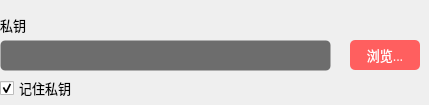
                <widget class="QWidget" name="tab_secretkey">
                 <attribute name="title">
                  <string>   公钥   </string>
                 </attribute>
                 <widget class="QLabel" name="label_zk_host_5">
                  <property name="geometry">
                   <rect>
                    <x>0</x>
                    <y>10</y>
                    <width>39</width>
                    <height>30</height>
                   </rect>
                  </property>
                  <property name="font">
                   <font>
                    <family>OPPOSans B</family>
                    <pointsize>10</pointsize>
                   </font>
                  </property>
                  <property name="text">
                   <string>私钥</string>
                  </property>
                 </widget>
                 <widget class="QLineEdit" name="lineEdit_zk_port_8">
                  <property name="geometry">
                   <rect>
                    <x>0</x>
                    <y>40</y>
                    <width>331</width>
                    <height>31</height>
                   </rect>
                  </property>
                  <property name="minimumSize">
                   <size>
                    <width>0</width>
                    <height>30</height>
                   </size>
                  </property>
                  <property name="font">
                   <font>
                    <family>OPPOSans B</family>
                    <pointsize>10</pointsize>
                   </font>
                  </property>
                  <property name="styleSheet">
                   <string notr="true">background-color: rgb(25, 25, 25, 155);
border: 1px solid rgba(255, 255, 255, 0);
border-radius: 5px;
padding-left:10px;
padding-right:10px;</string>
                  </property>
                  <property name="text">
                   <string/>
                  </property>
                  <property name="echoMode">
                   <enum>QLineEdit::Normal</enum>
                  </property>
                 </widget>
                 <widget class="QToolButton" name="toolButton_browse">
                  <property name="geometry">
                   <rect>
                    <x>350</x>
                    <y>40</y>
                    <width>70</width>
                    <height>30</height>
                   </rect>
                  </property>
                  <property name="sizePolicy">
                   <sizepolicy hsizetype="Expanding" vsizetype="Expanding">
                    <horstretch>0</horstretch>
                    <verstretch>0</verstretch>
                   </sizepolicy>
                  </property>
                  <property name="minimumSize">
                   <size>
                    <width>70</width>
                    <height>30</height>
                   </size>
                  </property>
                  <property name="maximumSize">
                   <size>
                    <width>70</width>
                    <height>30</height>
                   </size>
                  </property>
                  <property name="font">
                   <font>
                    <family>OPPOSans B</family>
                    <pointsize>10</pointsize>
                    <stylestrategy>PreferAntialias</stylestrategy>
                   </font>
                  </property>
                  <property name="styleSheet">
                   <string notr="true">QToolButton {
	color: rgb(255, 255, 255);
	background-color: rgb(255, 95, 95);
	border-radius: 5px;
}

QToolButton::menu-indicator { 
	image: None;
}

 
QToolButton:hover {
	color: rgb(255, 255, 255);
	background-color: rgb(255, 95, 95);
}</string>
                  </property>
                  <property name="text">
                   <string>浏览...</string>
                  </property>
                 </widget>
                 <widget class="QCheckBox" name="checkBox_2">
                  <property name="geometry">
                   <rect>
                    <x>0</x>
                    <y>80</y>
                    <width>81</width>
                    <height>16</height>
                   </rect>
                  </property>
                  <property name="font">
                   <font>
                    <family>OPPOSans B</family>
                    <pointsize>10</pointsize>
                    <stylestrategy>PreferAntialias</stylestrategy>
                   </font>
                  </property>
                  <property name="text">
                   <string>记住私钥</string>
                  </property>
                  <property name="checked">
                   <bool>true</bool>
                  </property>
                 </widget>
                </widget>
